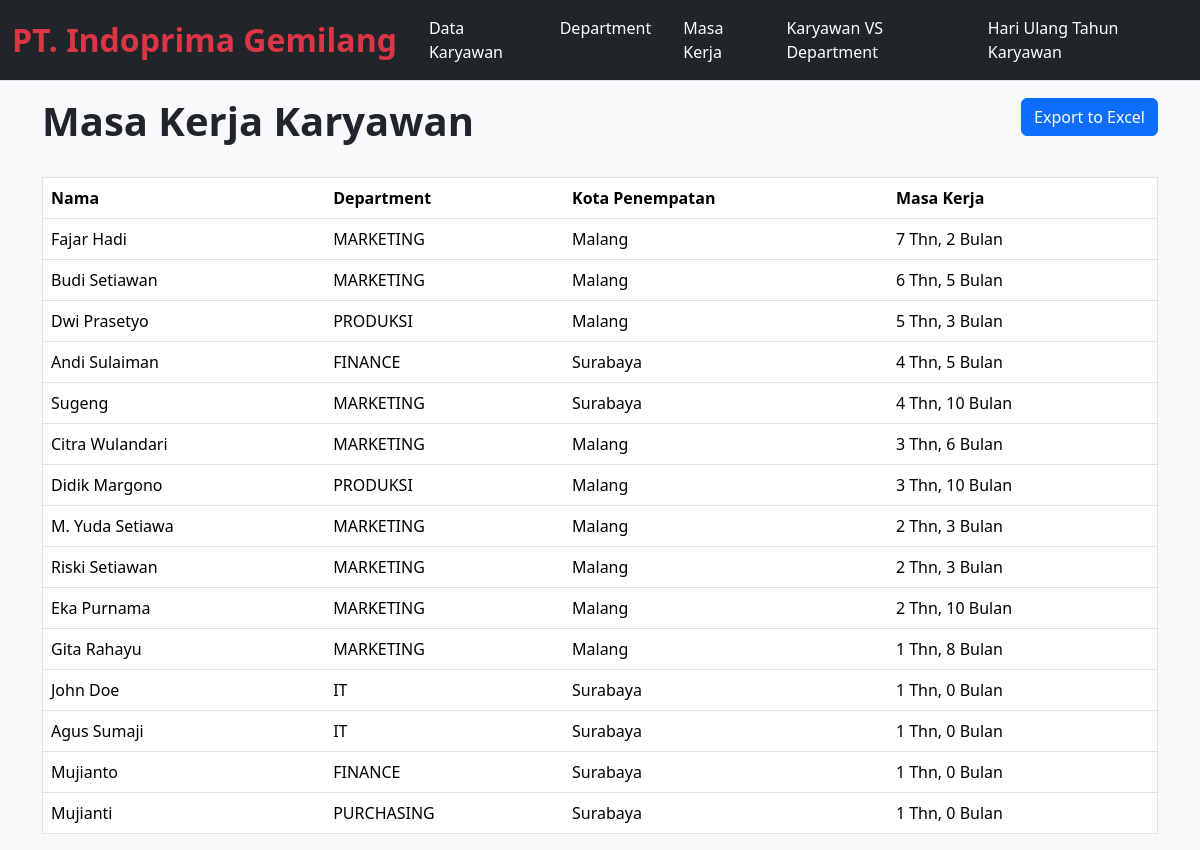
Screenshot of /index.php?entity=employee&working_period with the database file from the repository.
### tables this page shows
CREATE TABLE `karyawan` (
  `id` varchar(9) NOT NULL,
  `nama` varchar(30) NOT NULL,
  `no_ktp` varchar(20) NOT NULL,
  `telp` varchar(20) DEFAULT NULL,
  `kota_tinggal` varchar(20) DEFAULT NULL,
  `tanggal_lahir` date DEFAULT NULL,
  `tanggal_masuk` date DEFAULT NULL,
  `id_department` int DEFAULT NULL,
  `kota_penempatan` varchar(20) DEFAULT NULL
);

CREATE TABLE `department` (
  `id` int NOT NULL,
  `nama_department` varchar(15) NOT NULL
);

### controllers/EmployeeController.php (called while the page is built, shortened)
<?php
require_once '../models/Employee.php';
class EmployeeController
{
    private $employee;
    public function __construct($db)
    {
        $this->employee = new Employee($db);
    }
    public function workingPeriod()
    {
        $employees = $this->employee->getEmployeesForWorkDuration();
        include '../views/employee/masa_kerja.php';
    }
}

### models/Employee.php (called while the page is built, shortened)
<?php
class Employee
{
    private $conn;
    public function __construct($db)
    {
        $this->conn = $db;
    }
    public function getEmployeesForWorkDuration()
    {
        $query = "
                    SELECT
                        e.nama,
                        d.nama_department,
                        e.kota_penempatan,
                        TIMESTAMPDIFF(YEAR, e.tanggal_masuk, CURDATE()) AS tahun,
                        TIMESTAMPDIFF(MONTH, e.tanggal_masuk, CURDATE()) % 12 AS bulan,
                        CONCAT(
                            TIMESTAMPDIFF(YEAR, e.tanggal_masuk, CURDATE()), ' Thn, ',
                            TIMESTAMPDIFF(MONTH, e.tanggal_masuk, CURDATE()) % 12, ' Bulan'
                        ) AS masa_kerja
                    FROM karyawan e
                    JOIN department d ON e.id_department = d.id
                    ORDER BY masa_kerja DESC
                ";
        $stmt = $this->conn->prepare($query);
        $stmt->execute();
        return $stmt->fetchAll(PDO::FETCH_ASSOC);
    }
}

### views/employee/masa_kerja.php (the view)
<?php
$title = 'Masa Kerja Karyawan';
include '../views/layout/header.php';
?>
<section class="container mx-auto">
    <div class="d-flex justify-content-between align-items-center mb-4">
        <h1 class="text-start fw-bold"><?php echo $title; ?></h1>
        <a href="index.php?entity=employee&export_excel=true" class="btn btn-primary mb-3">Export to Excel</a>
    </div>
    <table class="table table-hover border">
        <thead class="ext-start align-middle">
            <tr>
                <th>Nama</th>
                <th>Department</th>
                <th>Kota Penempatan</th>
                <th>Masa Kerja</th>
            </tr>
        </thead>
        <tbody class="text-start align-middle">
            <?php if (!empty($employees)) : ?>
                <?php foreach ($employees as $employee) : ?>
                    <tr>
                        <td><?php echo htmlspecialchars($employee['nama']); ?></td>
                        <td><?php echo htmlspecialchars($employee['nama_department']); ?></td>
                        <td><?php echo htmlspecialchars($employee['kota_penempatan']); ?></td>
                        <td><?php echo htmlspecialchars($employee['masa_kerja']); ?></td>
                    </tr>
                <?php endforeach; ?>
            <?php else : ?>
                <tr>
                    <td colspan="4">Tidak ada data karyawan.</td>
                </tr>
            <?php endif; ?>
        </tbody>
    </table>
</section>
<?php
include '../views/layout/footer.php';
?>

### rows the page displays
karyawan: nama "Fajar Hadi", id_department.nama_department "MARKETING", kota_penempatan "Malang", masa_kerja "7 Thn, 2 Bulan"
karyawan: nama "Budi Setiawan", id_department.nama_department "MARKETING", kota_penempatan "Malang", masa_kerja "6 Thn, 5 Bulan"
karyawan: nama "Dwi Prasetyo", id_department.nama_department "PRODUKSI", kota_penempatan "Malang", masa_kerja "5 Thn, 3 Bulan"
karyawan: nama "Andi Sulaiman", id_department.nama_department "FINANCE", kota_penempatan "Surabaya", masa_kerja "4 Thn, 5 Bulan"
karyawan: nama "Sugeng", id_department.nama_department "MARKETING", kota_penempatan "Surabaya", masa_kerja "4 Thn, 10 Bulan"
karyawan: nama "Citra Wulandari", id_department.nama_department "MARKETING", kota_penempatan "Malang", masa_kerja "3 Thn, 6 Bulan"
karyawan: nama "Didik Margono", id_department.nama_department "PRODUKSI", kota_penempatan "Malang", masa_kerja "3 Thn, 10 Bulan"
karyawan: nama "M. Yuda Setiawa", id_department.nama_department "MARKETING", kota_penempatan "Malang", masa_kerja "2 Thn, 3 Bulan"
karyawan: nama "Riski Setiawan", id_department.nama_department "MARKETING", kota_penempatan "Malang", masa_kerja "2 Thn, 3 Bulan"
karyawan: nama "Eka Purnama", id_department.nama_department "MARKETING", kota_penempatan "Malang", masa_kerja "2 Thn, 10 Bulan"
karyawan: nama "Gita Rahayu", id_department.nama_department "MARKETING", kota_penempatan "Malang", masa_kerja "1 Thn, 8 Bulan"
karyawan: nama "John Doe", id_department.nama_department "IT", kota_penempatan "Surabaya", masa_kerja "1 Thn, 0 Bulan"
karyawan: nama "Agus Sumaji", id_department.nama_department "IT", kota_penempatan "Surabaya", masa_kerja "1 Thn, 0 Bulan"
karyawan: nama "Mujianto", id_department.nama_department "FINANCE", kota_penempatan "Surabaya", masa_kerja "1 Thn, 0 Bulan"
karyawan: nama "Mujianti", id_department.nama_department "PURCHASING", kota_penempatan "Surabaya", masa_kerja "1 Thn, 0 Bulan"

### other values shown
$title "Masa Kerja Karyawan"
